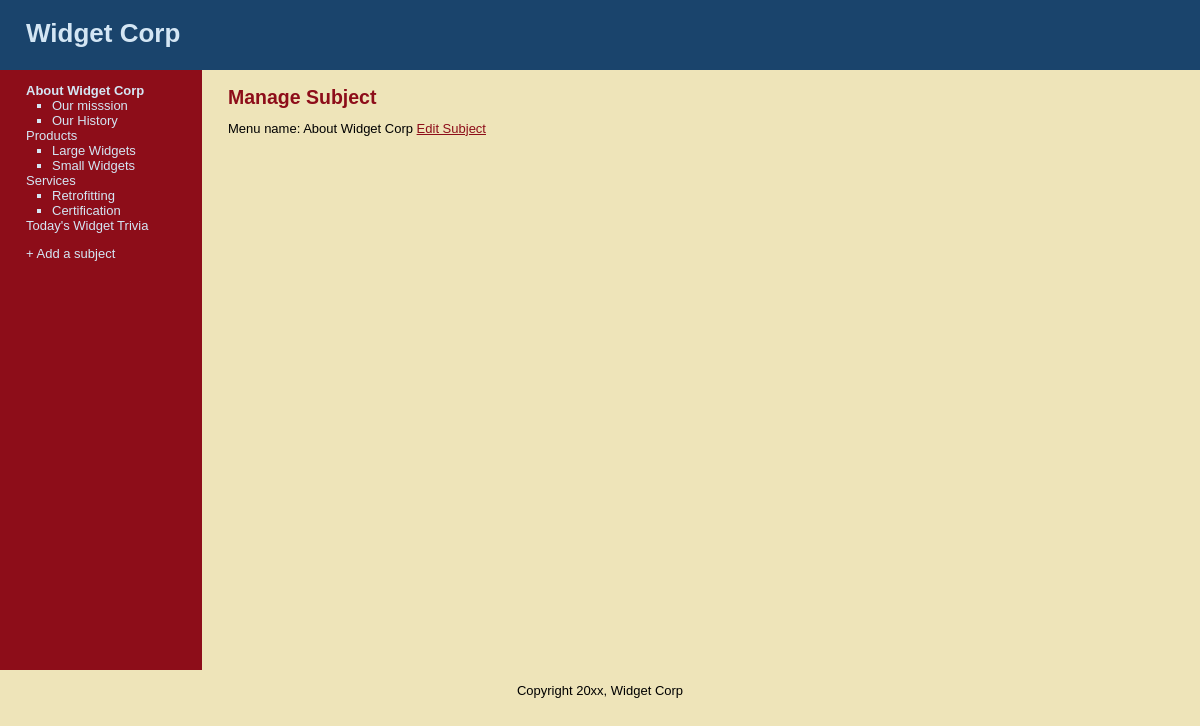
The app's page /manage_content.php?subject=2 with its own data.
### tables this page shows
CREATE TABLE IF NOT EXISTS `subjects` (
  `id` int(11) NOT NULL AUTO_INCREMENT,
  `menu_name` varchar(50) NOT NULL,
  `position` int(3) NOT NULL,
  `visible` tinyint(1) NOT NULL,
  PRIMARY KEY (`id`)
);

CREATE TABLE IF NOT EXISTS `pages` (
  `id` int(11) NOT NULL AUTO_INCREMENT,
  `subject_id` int(11) NOT NULL,
  `menu_name` varchar(30) NOT NULL,
  `position` int(3) NOT NULL,
  `visible` tinyint(1) NOT NULL,
  `content` text,
  PRIMARY KEY (`id`),
  KEY `subject_id` (`subject_id`)
);

### public/manage_content.php (the view, shortened to what this page needs)
<?php require_once("../includes/db_connection.php"); ?>
<?php require_once("../includes/functions.php"); ?>
<?php include("../includes/layouts/header.php"); ?>
<?php find_selected_page(); ?>
<div id="main">
	<div id="navigation">
		<?php echo navigation($current_subject, $current_page); ?>
		<a href="new_subject.php">+ Add a subject</a>
	</div>
	<div id="page">
		<?php if($current_subject){?>
			<h2>Manage Subject</h2>
			Menu name: <?php echo $current_subject["menu_name"];?>
			<a href="edit_subject.php?subject=<?php echo $current_subject["id"]; ?>">Edit Subject</a>
		<?php } elseif ($current_page){?>
			<h2>Manage Page</h2>
			Menu name: <?php echo $current_page["menu_name"];?>
		<?php } else {?>
			Please select a subject or a page.
		<?php } ?>
	</div>
</div>
<?php include("../includes/layouts/footer.php"); ?>

### includes/layouts/header.php (shortened to what this page needs)
<!DOCTYPE html PUBLIC "-//W3C//DTD HTML 4.01 Transational//EN"
	"http://www.w3c.org/TR/html4/loose.dtd">
<html lang="en">
	<head>
		<link href="stylesheets/public.css" media="all" rel="stylesheet" type="text/css" />
	</head>
	<body>
		<div id="header">
			<h1>Widget Corp</h1>
		</div>

### includes/functions.php (shortened to what this page needs)
<?php
function find_all_subjects() {
	global $connection;
	$query = "SELECT * ";
	$query .= "FROM subjects ";
	$query .= "WHERE visible = 1 ";
	$query .= "ORDER BY position ASC";
	$subject_set = mysqli_query ( $connection, $query );
	return $subject_set;
}
function find_pages_for_subject($subject_id){
	global $connection;
	$safe_subject_id = mysqli_real_escape_string($connection, $subject_id);
	$query = "SELECT * ";
	$query .= "FROM pages ";
	$query .= "WHERE visible = 1 ";
	$query .= "AND subject_id = {$safe_subject_id} ";
	$query .= "ORDER BY position ASC";
	$page_set = mysqli_query($connection, $query);
	return $page_set;
}
function navigation($subject_array,$page_array){
	$output = "<ul class=\"subjects\">";
	$subject_set = find_all_subjects();
	while($subject = mysqli_fetch_assoc($subject_set)){
		$output .= "<li";
		if ($subject_array && $subject["id"] == $subject_array["id"]){
			$output .= " class=\"selected\"";
		}
		$output .= ">";
		$output .= "<a href=\"manage_content.php?subject=";
		$output .= urlencode($subject["id"]);
		$output .= "\">";
		$output .= $subject["menu_name"];
		$output .= "</a>";
		$page_set = find_pages_for_subject($subject["id"]);
		$output .= "<ul class=\"pages\">";
		while ($page = mysqli_fetch_assoc($page_set)){
			$output .= "<li";
			$output .= ">";
			$output .= "<a href=\"manage_content.php?page=";
			$output .= urlencode($page["id"]);
			$output .="\">";
			$output .= $page["menu_name"];
			$output .= "</a>";
			$output .= "</li>";
		}
	$output .= "</ul>";
	$output .= "</li>";
	}
	$output .="</ul>";
	return $output;
}
function find_subject_by_id($subject_id){
	global $connection;
	$safe_subject_id = mysqli_real_escape_string($connection, $subject_id);
	$query = "SELECT * ";
	$query .= "FROM subjects ";
	$query .= "WHERE id = {$safe_subject_id} ";
	$query .= "LIMIT 1";
	$subject_set = mysqli_query ( $connection, $query );
	if($subject = mysqli_fetch_assoc($subject_set)){
		return $subject;
	}else{
		return null;
	}
}
function find_selected_page(){
	if(isset($_GET["subject"])){
		$current_subject = find_subject_by_id($_GET["subject"]);
		$current_page = null;
	}elseif (isset($_GET["page"])){
		$current_page = find_page_by_id($_GET["page"]);
		$current_subject = null;
	}else{
		$current_subject = null;
		$current_page = null;
	}
}
?>

### includes/layouts/footer.php (shortened to what this page needs)
	<div id="footer">Copyright 20xx, Widget Corp</div>
	</body>
</html>

### public/stylesheets/public.css (style rules this page uses)
html { height: 100%; width: 100%; }
body { width: 100%; margin:0; padding: 0; border: 0; font-family: Verdana, Arial, Helvetica, sans-serif; font-size: 13px; line-height: 15px; background: #EEE4B9; }
a { color: #8D0D19; }
#header { height: 70px; margin: 0; padding: 0; text-align: left; background: #1A446C; color: #D4E6F4; }
#header h1 { padding: 1em; margin: 0; }
#main { height: 600px; width: 100%; margin: 0; padding: 0; background: #EEE4B9; }
#footer { clear: both; height: 2em; margin: 0; padding: 1em; text-align: center; background: #1A446C: color: #D4E6F4; }
#navigation { float: left; width: 150px; height: 100%; margin: 0; padding: 0 2em; color: #D4E6F4; background: #8D0D19; }
#navigation a { color: #D4E6F4; text-decoration: none; }
ul.subjects { margin: 1em 0; padding-left: 0; list-style: none; }
ul.pages { padding-left: 2em; list-style: square; font-weight: normal; }
.selected { font-weight: bold; }
#page { float: left; height: 100%; padding-left: 2em; vertical-align: top; background: #EEE4B9; }
#page h2 { color: #8D0D19; margin-top: 1em; }

### records on screen
subjects: value "About Widget Corp", menu_name "About Widget Corp"
pages: value "Our misssion"
pages: value "Our History"
subjects: value "Products"
pages: value "Large Widgets"
pages: value "Small Widgets"
subjects: value "Services"
pages: value "Retrofitting"
pages: value "Certification"
subjects: value "Today's Widget Trivia"
